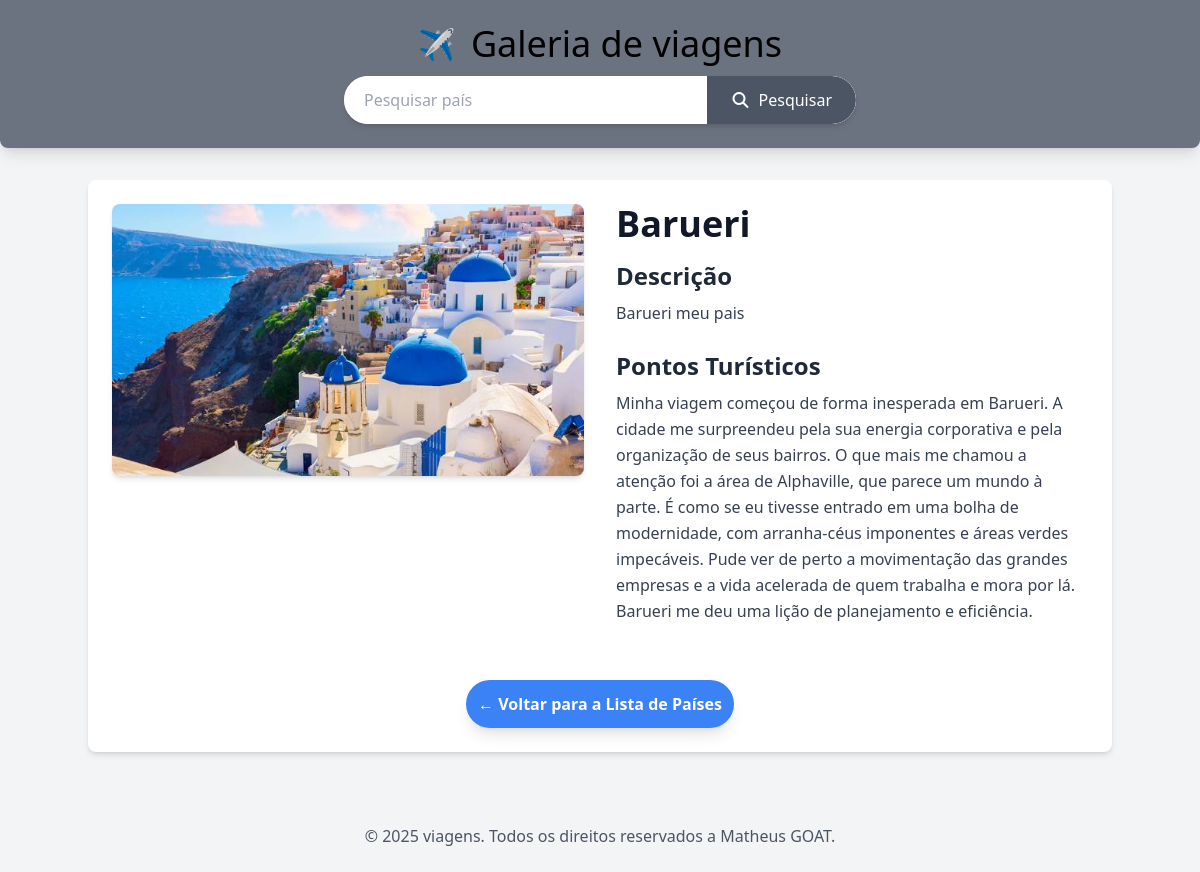
Page /galeria/7/ on the committed database.
### galeria/models.py (models this page shows, shortened)
class Pais(models.Model):
    title = models.CharField(max_length=200)
    description = models.TextField()
    tourism = models.TextField()
    image = models.ImageField(upload_to='galeria/images/', blank=True, null=True)
    created_at = models.DateTimeField(auto_now_add=True)
    updated_at = models.DateTimeField(auto_now=True)
    class Meta:
        verbose_name = "Pais"
        verbose_name_plural = "Paises"
        ordering = ['title']

### galeria/views.py (the view)
# urls.py: path('galeria/<int:id>/', views.pais_detail, name='pais_detail'),
def pais_detail(request, id):
    pais = get_object_or_404(Pais, pk=id)
    context = {
        'pais': pais,
    }
    return render(request, 'galeria/pais.html', context)

### galeria/templates/galeria/pais.html (shortened to what this page needs)
    {% extends 'galeria/base.html' %}
    {% block content %}
        <div class="flex flex-col md:flex-row gap-8">
            {% if pais.image %}
                <div class="md:w-1/2">
                    <img src="{{pais.image.url}}" alt="[Imagem de {{pais.title}}]" class="w-full h-auto object-cover rounded-lg shadow-md">
                </div>
            {% endif %}
            <div class="md:w-1/2">
                <h2 class="text-4xl font-bold text-gray-900 mb-4">{{pais.title}}</h2>
                <h3 class="text-2xl font-semibold text-gray-800 mb-2">Descrição</h3>
                <p class="text-gray-700 mb-6 leading-relaxed">{{pais.description}}</p>
                <h3 class="text-2xl font-semibold text-gray-800 mb-2">Pontos Turísticos</h3>
                <p class="text-gray-700 mb-6 leading-relaxed whitespace-pre-wrap">{{pais.tourism}}</p>
            </div>
        </div>
        <div class="mt-8 text-center">
            <a href="{% url 'home' %}" class="inline-block bg-blue-500 hover:bg-blue-800 text-white font-bold py-3 px-3 rounded-full transition duration-300 ease-in-out shadow-lg">
                &larr; Voltar para a Lista de Países
            </a>
        </div>
        {% endblock %}

### rows in the picture
Pais: image (picture), title "Barueri", description "Barueri meu pais", tourism "Minha viagem começou de forma inesperada em Barueri. A cidade me surpreendeu pela sua energia corporativa e pela organização de seus bairros. O que mais me chamou a atenção foi a área de Alphaville, que parece um mundo à parte. É como se eu tivesse entrado em uma bolha de modernidade, com arranha-céus imponentes e áreas verdes impecáveis. Pude ver de perto a movimentação das grandes empresas e a vida acelerada de quem trabalha e mora por lá. Barueri me deu uma lição de planejamento e eficiência."
